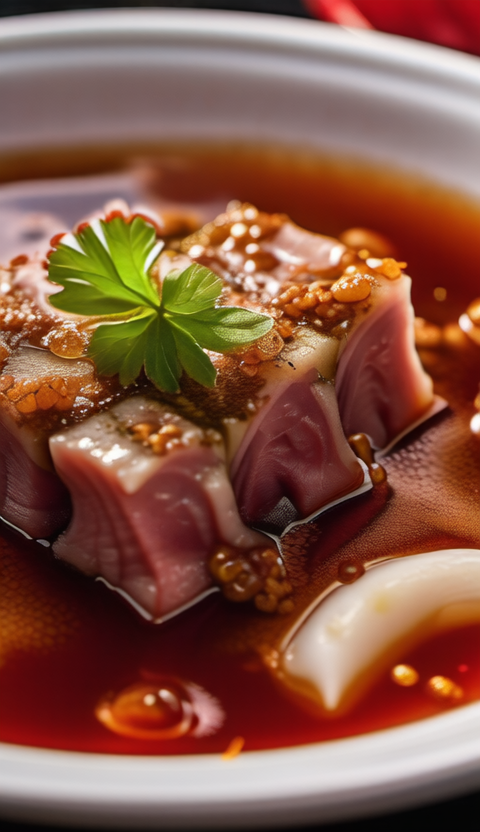

Write the Python code that produced this figure.
# M1 Smoke B step 2: Wan2.1-Fun-1.3B-InP I2V via DiffSynth-Studio 1.1.9 on V100 (fp16)
# first frame = SDXL product image, 480x832 portrait, 81 frames @16fps, steps 20, seed 42
import os, json, time, traceback

import numpy as np
import torch

OUT_DIR = "/root/cradle/reports/milestones"
MODEL_DIR = "/root/cradle/models/wan-fun-1.3b-inp"
FIRST_FRAME = os.path.join(OUT_DIR, "m1_wan_first_frame.png")
MP4 = os.path.join(OUT_DIR, "m1_wan_smoke.mp4")
PNG = os.path.join(OUT_DIR, "m1_wan_smoke.png")
JSN = os.path.join(OUT_DIR, "m1_wan_smoke.json")

RESULT = {"script": "m1_wan_smoke", "params": {
    "model": "PAI/Wan2.1-Fun-1.3B-InP (Wan2.1 lineage I2V; SPECS primary Wan2.1-I2V-1.3B does not exist, see D-006)",
    "framework": "DiffSynth-Studio 1.1.9 (ModelManager API)",
    "height": 832, "width": 480, "num_frames": 81, "fps": 16, "steps": 20,
    "cfg_scale": 5.0, "sigma_shift": 5.0, "seed": 42, "dtype": "float16",
    "first_frame": FIRST_FRAME,
}, "attempts": []}

def frame_stats(frames):
    arr = np.stack([np.asarray(f.convert("L"), dtype=np.float32) for f in frames])
    return {"n_frames": int(arr.shape[0]), "gray_mean": round(float(arr.mean()), 2),
            "gray_std": round(float(arr.std()), 2), "gray_min": round(float(arr.min()), 2),
            "gray_max": round(float(arr.max()), 2)}

def looks_black(stats):
    return stats["gray_mean"] < 12 or stats["gray_std"] < 8

def to_pil_frames(video):
    from PIL import Image
    if isinstance(video, torch.Tensor):
        t = video.detach().float().clamp(0, 1).cpu()
        if t.dim() == 5:
            t = t[0]
        if t.dim() == 4 and t.shape[-1] in (3,):
            pass
        elif t.dim() == 4 and t.shape[0] in (1, 3):
            t = t.permute(1, 2, 3, 0)
        elif t.dim() == 4 and t.shape[1] in (1, 3):
            t = t.permute(0, 2, 3, 1)
        return [Image.fromarray((f.numpy() * 255).astype(np.uint8)) for f in t]
    return list(video)

def save_video(frames, path, fps=16):
    import imageio.v2 as imageio
    w = imageio.get_writer(path, fps=fps, codec="libx264", quality=8,
                           macro_block_size=None, ffmpeg_params=["-pix_fmt", "yuv420p"])
    for f in frames:
        w.append_data(np.asarray(f.convert("RGB")))
    w.close()

def main():
    from PIL import Image
    from diffsynth import ModelManager
    from diffsynth.pipelines.wan_video import WanVideoPipeline
    import imageio.v2 as imageio

    t0 = time.time()
    model_manager = ModelManager()
    model_manager.load_models(
        [
            f"{MODEL_DIR}/models_t5_umt5-xxl-enc-bf16.pth",
            f"{MODEL_DIR}/models_clip_open-clip-xlm-roberta-large-vit-huge-14.pth",
            f"{MODEL_DIR}/diffusion_pytorch_model.safetensors",
            f"{MODEL_DIR}/Wan2.1_VAE.pth",
        ],
        torch_dtype=torch.float16,
    )
    pipe = WanVideoPipeline.from_model_manager(model_manager, torch_dtype=torch.float16, device="cuda")
    RESULT["load_sec"] = round(time.time() - t0, 1)
    RESULT["attempts"].append("pipeline loaded fp16 (T5 stored bf16 -> cast fp16)")

    first = Image.open(FIRST_FRAME).convert("RGB")
    prompt = ("fresh beef tripe (maodu) close-up in boiling spicy hotpot broth, oil bubbles simmering, "
              "steam rising, warm restaurant light, slow gentle camera push-in, appetizing food commercial")
    negative = ("human face, hands, fingers, people, text, watermark, logo, "
                "deformed, morphing, extra limbs, flicker, cartoon, low quality")
    seed, steps, cfg = 42, 20, 5.0

    def generate():
        t1 = time.time()
        video = pipe(prompt=prompt, negative_prompt=negative, input_image=first,
                     height=832, width=480, num_frames=81,
                     num_inference_steps=steps, cfg_scale=cfg, seed=seed)
        torch.cuda.synchronize()
        return to_pil_frames(video), time.time() - t1

    vae_mode = "fp16"
    frames, dt = generate()
    stats = frame_stats(frames)
    RESULT["attempts"].append({"vae": vae_mode, "gen_sec": round(dt, 1), "stats": stats})

    if looks_black(stats):
        RESULT["attempts"].append("fp16 output black/broken -> VAE to fp32, retry")
        torch.cuda.empty_cache()
        pipe.vae.to(torch.float32)
        vae_mode = "fp32"
        frames, dt = generate()
        stats = frame_stats(frames)
        RESULT["attempts"].append({"vae": vae_mode, "gen_sec": round(dt, 1), "stats": stats})
        if looks_black(stats):
            raise RuntimeError(f"video still black/broken after VAE fp32: {stats}")

    save_video(frames, MP4, fps=16)
    imageio.imwrite(PNG, np.asarray(frames[0].convert("RGB")))

    RESULT.update({"status": "PASS", "vae_mode": vae_mode, "gen_sec": round(dt, 1),
                   "peak_vram_MiB": round(torch.cuda.max_memory_allocated() / 1024**2, 1),
                   "video": MP4, "first_frame": PNG, "frame_stats": stats})
    with open(JSN, "w") as f:
        json.dump(RESULT, f, indent=2, ensure_ascii=False)
    print("WAN SMOKE PASS", json.dumps({k: RESULT[k] for k in ("gen_sec", "peak_vram_MiB", "vae_mode")}))

if __name__ == "__main__":
    try:
        main()
    except Exception as e:
        traceback.print_exc()
        RESULT["status"] = "FAIL"
        RESULT["error"] = f"{type(e).__name__}: {e}"
        RESULT["traceback"] = traceback.format_exc()
        with open(JSN, "w") as f:
            json.dump(RESULT, f, indent=2, ensure_ascii=False)
        raise SystemExit(1)
